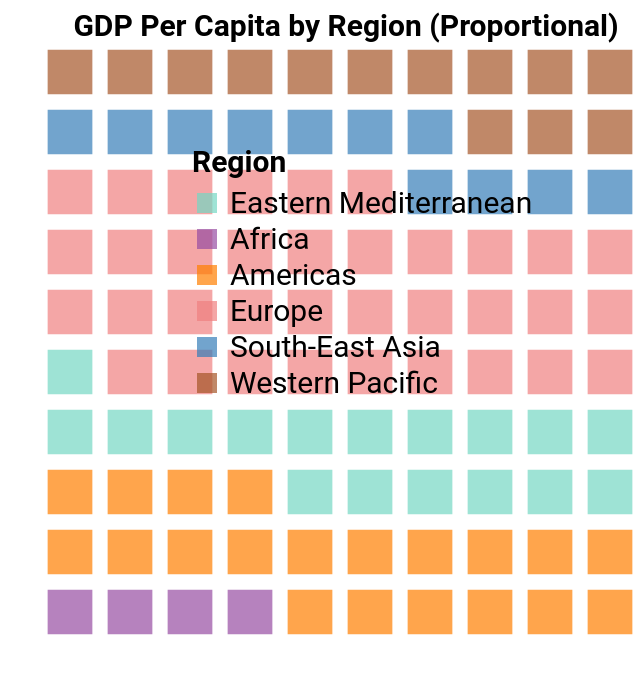

Here is the Vega-Lite specification saved for this chart:
### Vega-Lite specification from a JSON file in a GitHub repository (floating-point values rounded to 4 significant figures)
{"$schema": "https://vega.github.io/schema/vega-lite/v5.json", "description": "Waffle chart showing GDP per capita by region", "width": 300, "height": 300, "data": {"values": [{"Region": "Africa", "Square Count": 1, "row": 1, "column": 1}, {"Region": "Africa", "Square Count": 2, "row": 1, "column": 2}, {"Region": "Africa", "Square Count": 3, "row": 1, "column": 3}, {"Region": "Africa", "Square Count": 4, "row": 1, "column": 4}, {"Region": "Americas", "Square Count": 5, "row": 1, "column": 5}, {"Region": "Americas", "Square Count": 6, "row": 1, "column": 6}, {"Region": "Americas", "Square Count": 7, "row": 1, "column": 7}, {"Region": "Americas", "Square Count": 8, "row": 1, "column": 8}, {"Region": "Americas", "Square Count": 9, "row": 1, "column": 9}, {"Region": "Americas", "Square Count": 10, "row": 1, "column": 10}, {"Region": "Americas", "Square Count": 11, "row": 2, "column": 1}, {"Region": "Americas", "Square Count": 12, "row": 2, "column": 2}, {"Region": "Americas", "Square Count": 13, "row": 2, "column": 3}, {"Region": "Americas", "Square Count": 14, "row": 2, "column": 4}, {"Region": "Americas", "Square Count": 15, "row": 2, "column": 5}, {"Region": "Americas", "Square Count": 16, "row": 2, "column": 6}, {"Region": "Americas", "Square Count": 17, "row": 2, "column": 7}, {"Region": "Americas", "Square Count": 18, "row": 2, "column": 8}, {"Region": "Americas", "Square Count": 19, "row": 2, "column": 9}, {"Region": "Americas", "Square Count": 20, "row": 2, "column": 10}, {"Region": "Americas", "Square Count": 21, "row": 3, "column": 1}, {"Region": "Americas", "Square Count": 22, "row": 3, "column": 2}, {"Region": "Americas", "Square Count": 23, "row": 3, "column": 3}, {"Region": "Americas", "Square Count": 24, "row": 3, "column": 4}, {"Region": "Eastern Mediterranean", "Square Count": 25, "row": 3, "column": 5}, {"Region": "Eastern Mediterranean", "Square Count": 26, "row": 3, "column": 6}, {"Region": "Eastern Mediterranean", "Square Count": 27, "row": 3, "column": 7}, {"Region": "Eastern Mediterranean", "Square Count": 28, "row": 3, "column": 8}, {"Region": "Eastern Mediterranean", "Square Count": 29, "row": 3, "column": 9}, {"Region": "Eastern Mediterranean", "Square Count": 30, "row": 3, "column": 10}, {"Region": "Eastern Mediterranean", "Square Count": 31, "row": 4, "column": 1}, {"Region": "Eastern Mediterranean", "Square Count": 32, "row": 4, "column": 2}, {"Region": "Eastern Mediterranean", "Square Count": 33, "row": 4, "column": 3}, {"Region": "Eastern Mediterranean", "Square Count": 34, "row": 4, "column": 4}, {"Region": "Eastern Mediterranean", "Square Count": 35, "row": 4, "column": 5}, {"Region": "Eastern Mediterranean", "Square Count": 36, "row": 4, "column": 6}, {"Region": "Eastern Mediterranean", "Square Count": 37, "row": 4, "column": 7}, {"Region": "Eastern Mediterranean", "Square Count": 38, "row": 4, "column": 8}, {"Region": "Eastern Mediterranean", "Square Count": 39, "row": 4, "column": 9}, {"Region": "Eastern Mediterranean", "Square Count": 40, "row": 4, "column": 10}, {"Region": "Eastern Mediterranean", "Square Count": 41, "row": 5, "column": 1}, {"Region": "Europe", "Square Count": 42, "row": 5, "column": 2}, {"Region": "Europe", "Square Count": 43, "row": 5, "column": 3}, {"Region": "Europe", "Square Count": 44, "row": 5, "column": 4}, {"Region": "Europe", "Square Count": 45, "row": 5, "column": 5}, {"Region": "Europe", "Square Count": 46, "row": 5, "column": 6}, {"Region": "Europe", "Square Count": 47, "row": 5, "column": 7}, {"Region": "Europe", "Square Count": 48, "row": 5, "column": 8}, {"Region": "Europe", "Square Count": 49, "row": 5, "column": 9}, {"Region": "Europe", "Square Count": 50, "row": 5, "column": 10}, {"Region": "Europe", "Square Count": 51, "row": 6, "column": 1}, {"Region": "Europe", "Square Count": 52, "row": 6, "column": 2}, {"Region": "Europe", "Square Count": 53, "row": 6, "column": 3}, {"Region": "Europe", "Square Count": 54, "row": 6, "column": 4}, {"Region": "Europe", "Square Count": 55, "row": 6, "column": 5}, {"Region": "Europe", "Square Count": 56, "row": 6, "column": 6}, {"Region": "Europe", "Square Count": 57, "row": 6, "column": 7}, {"Region": "Europe", "Square Count": 58, "row": 6, "column": 8}, {"Region": "Europe", "Square Count": 59, "row": 6, "column": 9}, {"Region": "Europe", "Square Count": 60, "row": 6, "column": 10}, {"Region": "Europe", "Square Count": 61, "row": 7, "column": 1}, {"Region": "Europe", "Square Count": 62, "row": 7, "column": 2}, {"Region": "Europe", "Square Count": 63, "row": 7, "column": 3}, {"Region": "Europe", "Square Count": 64, "row": 7, "column": 4}, {"Region": "Europe", "Square Count": 65, "row": 7, "column": 5}, {"Region": "Europe", "Square Count": 66, "row": 7, "column": 6}, {"Region": "Europe", "Square Count": 67, "row": 7, "column": 7}, {"Region": "Europe", "Square Count": 68, "row": 7, "column": 8}, {"Region": "Europe", "Square Count": 69, "row": 7, "column": 9}, {"Region": "Europe", "Square Count": 70, "row": 7, "column": 10}, {"Region": "Europe", "Square Count": 71, "row": 8, "column": 1}, {"Region": "Europe", "Square Count": 72, "row": 8, "column": 2}, {"Region": "Europe", "Square Count": 73, "row": 8, "column": 3}, {"Region": "Europe", "Square Count": 74, "row": 8, "column": 4}, {"Region": "Europe", "Square Count": 75, "row": 8, "column": 5}, {"Region": "Europe", "Square Count": 76, "row": 8, "column": 6}, {"Region": "South-East Asia", "Square Count": 77, "row": 8, "column": 7}, {"Region": "South-East Asia", "Square Count": 78, "row": 8, "column": 8}, {"Region": "South-East Asia", "Square Count": 79, "row": 8, "column": 9}, {"Region": "South-East Asia", "Square Count": 80, "row": 8, "column": 10}, {"Region": "South-East Asia", "Square Count": 81, "row": 9, "column": 1}, {"Region": "South-East Asia", "Square Count": 82, "row": 9, "column": 2}, {"Region": "South-East Asia", "Square Count": 83, "row": 9, "column": 3}, {"Region": "South-East Asia", "Square Count": 84, "row": 9, "column": 4}, {"Region": "South-East Asia", "Square Count": 85, "row": 9, "column": 5}, {"Region": "South-East Asia", "Square Count": 86, "row": 9, "column": 6}, {"Region": "South-East Asia", "Square Count": 87, "row": 9, "column": 7}, {"Region": "Western Pacific", "Square Count": 88, "row": 9, "column": 8}, {"Region": "Western Pacific", "Square Count": 89, "row": 9, "column": 9}, {"Region": "Western Pacific", "Square Count": 90, "row": 9, "column": 10}, {"Region": "Western Pacific", "Square Count": 91, "row": 10, "column": 1}, {"Region": "Western Pacific", "Square Count": 92, "row": 10, "column": 2}, {"Region": "Western Pacific", "Square Count": 93, "row": 10, "column": 3}, {"Region": "Western Pacific", "Square Count": 94, "row": 10, "column": 4}, {"Region": "Western Pacific", "Square Count": 95, "row": 10, "column": 5}, {"Region": "Western Pacific", "Square Count": 96, "row": 10, "column": 6}, {"Region": "Western Pacific", "Square Count": 97, "row": 10, "column": 7}, {"Region": "Western Pacific", "Square Count": 98, "row": 10, "column": 8}, {"Region": "Western Pacific", "Square Count": 99, "row": 10, "column": 9}, {"Region": "Western Pacific", "Square Count": 100, "row": 10, "column": 10}]}, "layer": [{"mark": {"type": "square", "size": 500}, "encoding": {"x": {"field": "column", "type": "quantitative", "axis": null}, "y": {"field": "row", "type": "quantitative", "axis": null}, "color": {"field": "Region", "type": "nominal", "legend": {"labelFont": "Roboto", "labelFontSize": 15, "titleFont": "Roboto", "titleFontSize": 15, "title": "Region", "orient": "top-right", "offset": 38}, "scale": {"domain": ["Eastern Mediterranean", "Africa", "Americas", "Europe", "South-East Asia", "Western Pacific"], "range": ["#76D7C4", "#984ea3", "#ff7f00", "#F08080", "#377eb8", "#a65628"]}}, "tooltip": [{"field": "Region"}]}, "title": {"text": "GDP Per Capita by Region (Proportional)", "dx": 18, "orient": "top", "font": "Roboto", "fontSize": 15}}], "config": {"style": {"cell": {"stroke": "transparent"}}}}
